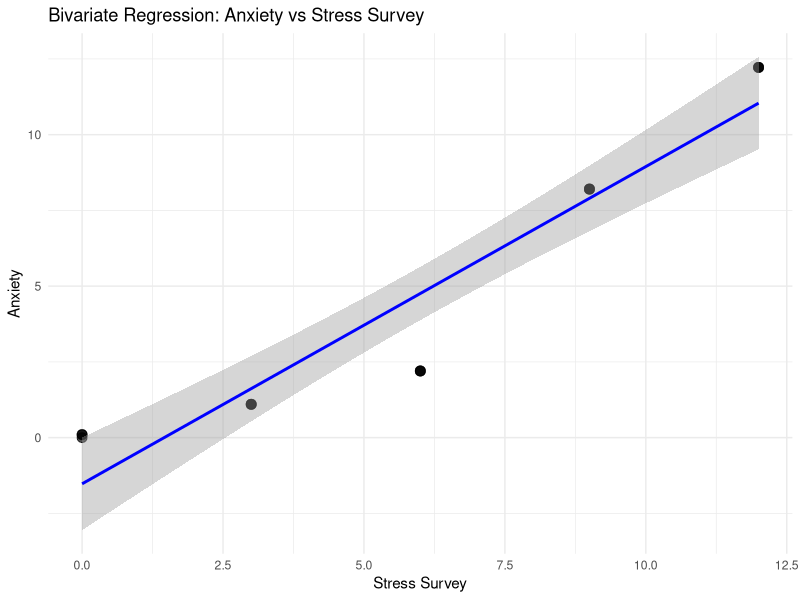
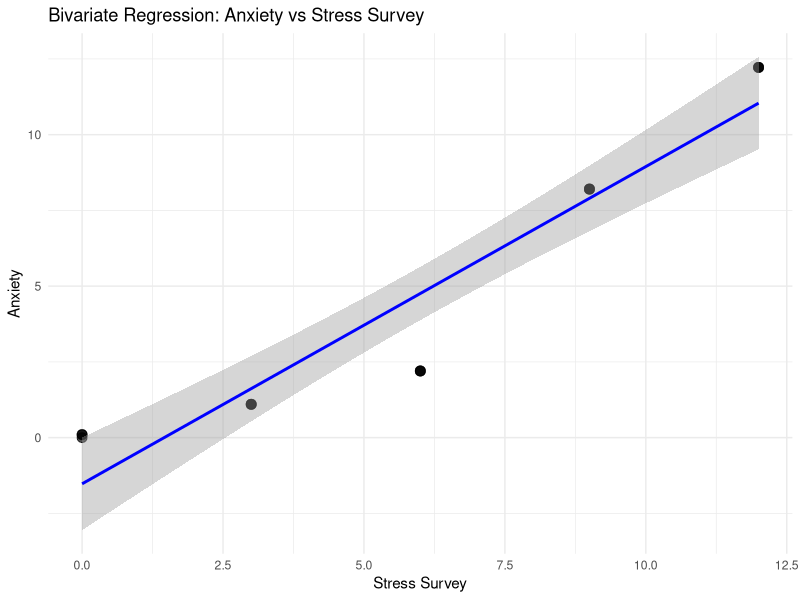

Write the R code that produced these figures, in order.
## ---- chunk 1
#| echo: false
library(tidyverse)
library(ggplot2)
library(broom)

# Data with known true relationships: Anxiety = Stress + 0.1 × Time
observDF <- data.frame(
  Stress = c(0,0,0,1,1,1,2,2,2,8,8,8,12,12,12),
  StressSurvey = c(0,0,0,3,3,3,6,6,6,9,9,9,12,12,12),
  Time = c(0,1,1,1,1,1,2,2,2,2,2,2.1,2.2,2.2,2.2),
  Anxiety = c(0,0.1,0.1,1.1,1.1,1.1,2.2,2.2,2.2,8.2,8.2,8.21,12.22,12.22,12.22)
)

observDF
## ---- chunk 2
#| echo: false
# Fit the bivariate regression model
model1 <- lm(Anxiety ~ StressSurvey, data = observDF)

# Display the regression results
summary(model1)
## ---- chunk 3
#| echo: false
# Extract key statistics
cat("R-squared:", round(summary(model1)$r.squared, 4), "\n")
cat("Adjusted R-squared:", round(summary(model1)$adj.r.squared, 4), "\n")
cat("F-statistic:", round(summary(model1)$fstatistic[1], 4), "\n")
cat("p-value:", format.pval(pf(summary(model1)$fstatistic[1], 
                               summary(model1)$fstatistic[2], 
                               summary(model1)$fstatistic[3], 
                               lower.tail = FALSE)), "\n")
## ---- chunk 4
#| echo: false
# Create scatter plot with regression line
# First try with ggplot2
if (require(ggplot2, quietly = TRUE)) {
  p <- ggplot(observDF, aes(x = StressSurvey, y = Anxiety)) +
    geom_point(size = 3, alpha = 0.7) +
    geom_smooth(method = "lm", se = TRUE, color = "blue") +
    labs(title = "Bivariate Regression: Anxiety vs Stress Survey",
         x = "Stress Survey",
         y = "Anxiety") +
    theme_minimal()
  
  # Save the plot to file
  ggsave("anxiety_stress_regression.png", plot = p, width = 8, height = 6, dpi = 300)
  
  # Display the plot
  print(p)
} else {
  # Fallback to base R plotting
  plot(observDF$StressSurvey, observDF$Anxiety, 
       main = "Bivariate Regression: Anxiety vs Stress Survey",
       xlab = "Stress Survey", ylab = "Anxiety",
       pch = 16, col = "blue")
  abline(model1, col = "red", lwd = 2)
  
  # Save base R plot
  png("anxiety_stress_regression.png", width = 800, height = 600, res = 100)
  plot(observDF$StressSurvey, observDF$Anxiety, 
       main = "Bivariate Regression: Anxiety vs Stress Survey",
       xlab = "Stress Survey", ylab = "Anxiety",
       pch = 16, col = "blue")
  abline(model1, col = "red", lwd = 2)
  dev.off()
}
## ---- chunk 5
#| echo: false
# Check if the plot file exists and display information about it
if (file.exists("anxiety_stress_regression.png")) {
  cat("✓ Plot successfully saved as: anxiety_stress_regression.png\n")
  cat("File size:", round(file.size("anxiety_stress_regression.png") / 1024, 2), "KB\n")
  cat("Full path:", normalizePath("anxiety_stress_regression.png"), "\n")
} else {
  cat("⚠ Plot file not found. Please run the plotting code above first.\n")
}
## ---- chunk 6
#| echo: false
# Print the estimated coefficients
cat("Estimated Coefficients:\n")
cat("Intercept (β₀):", round(coef(model1)[1], 4), "\n")
cat("StressSurvey (β₁):", round(coef(model1)[2], 4), "\n")
cat("\nRegression Equation: Anxiety =", round(coef(model1)[1], 4), "+", round(coef(model1)[2], 4), "× StressSurvey\n")
## ---- chunk 7
#| echo: false
# True relationship from the data generation: Anxiety = Stress + 0.1 × Time
# But we're regressing Anxiety on StressSurvey, not Stress

# Extract true coefficients for comparison
true_intercept <- 0  # In the true model: Anxiety = Stress + 0.1 × Time (no intercept)
true_slope_stress <- 1  # True coefficient for Stress in the generating equation

# Get estimated coefficients
est_intercept <- coef(model1)[1]
est_slope_stresssurvey <- coef(model1)[2]

cat("COMPARISON: Estimated vs True Relationships\n")
cat("==========================================\n")
cat("True generating equation: Anxiety = Stress + 0.1 × Time\n")
cat("Estimated equation: Anxiety =", round(est_intercept, 4), "+", round(est_slope_stresssurvey, 4), "× StressSurvey\n\n")

cat("Coefficient Analysis:\n")
cat("--------------------\n")
cat("Intercept:\n")
cat("  True (in generating model): 0\n")
cat("  Estimated:", round(est_intercept, 4), "\n")
cat("  Difference:", round(est_intercept - 0, 4), "\n\n")

cat("Slope coefficient:\n")
cat("  True (Stress coefficient): 1.0\n")
cat("  Estimated (StressSurvey):", round(est_slope_stresssurvey, 4), "\n")
cat("  Difference:", round(est_slope_stresssurvey - 1.0, 4), "\n\n")

cat("Note: We're comparing StressSurvey coefficient to true Stress coefficient\n")
cat("StressSurvey values are 3x larger than Stress values in this dataset\n")
cat("So the estimated coefficient should be approximately 1/3 =", round(1/3, 4), "\n")
cat("Actual ratio:", round(est_slope_stresssurvey, 4), "\n")
